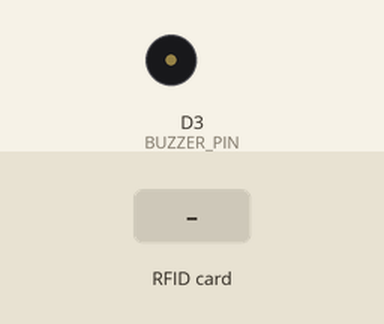
Bench run of a sketch on a simulated ESP8266 (NodeMCU). Parts: buzzer (waves = sounding, pin HIGH). The inputs (shaded band) are chosen by the test bench. What the sketch prints to the serial monitor is not drawn.

Above: at 1.2 s.
1.3 s: RFID card 5E 7A 19 C4 held to the reader
Timing chart, 0 to 4.3 s (numbered marks = the images above; inputs shaded):
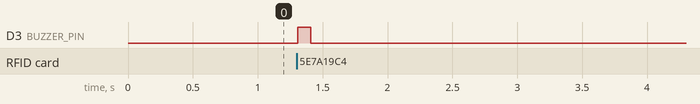

The sketch:

RFID_TEST.ino
```cpp
#include <SPI.h>
#include <MFRC522.h>

#define SS_PIN     D2    // SDA RC522 ke D2
#define RST_PIN    D1    // RST RC522 ke D1
#define BUZZER_PIN D3    // Buzzer ke D3

MFRC522 mfrc522(SS_PIN, RST_PIN);  // Buat instance RFID

void setup() {
  Serial.begin(115200);
  SPI.begin();              // Inisialisasi SPI
  mfrc522.PCD_Init();       // Inisialisasi RC522
  pinMode(BUZZER_PIN, OUTPUT); // Set buzzer sebagai output
  digitalWrite(BUZZER_PIN, LOW);
  Serial.println("Scan kartu RFID...");
}

void loop() {
  // Cek kartu baru
  if (!mfrc522.PICC_IsNewCardPresent() || !mfrc522.PICC_ReadCardSerial()) {
    return;
  }

  // Bunyikan buzzer
  digitalWrite(BUZZER_PIN, HIGH);
  delay(100);
  digitalWrite(BUZZER_PIN, LOW);

  // Tampilkan UID kartu
  Serial.print("UID kartu: ");
  for (byte i = 0; i < mfrc522.uid.size; i++) {
    Serial.print(mfrc522.uid.uidByte[i] < 0x10 ? "0" : "");
    Serial.print(mfrc522.uid.uidByte[i], HEX);
  }
  Serial.println();

  // Matikan kartu
  mfrc522.PICC_HaltA();
  mfrc522.PCD_StopCrypto1();
}
```

Measured:
- after the input at 1.3 s, D3 (BUZZER_PIN): LOW → HIGH at once, → LOW 0.10 s later
